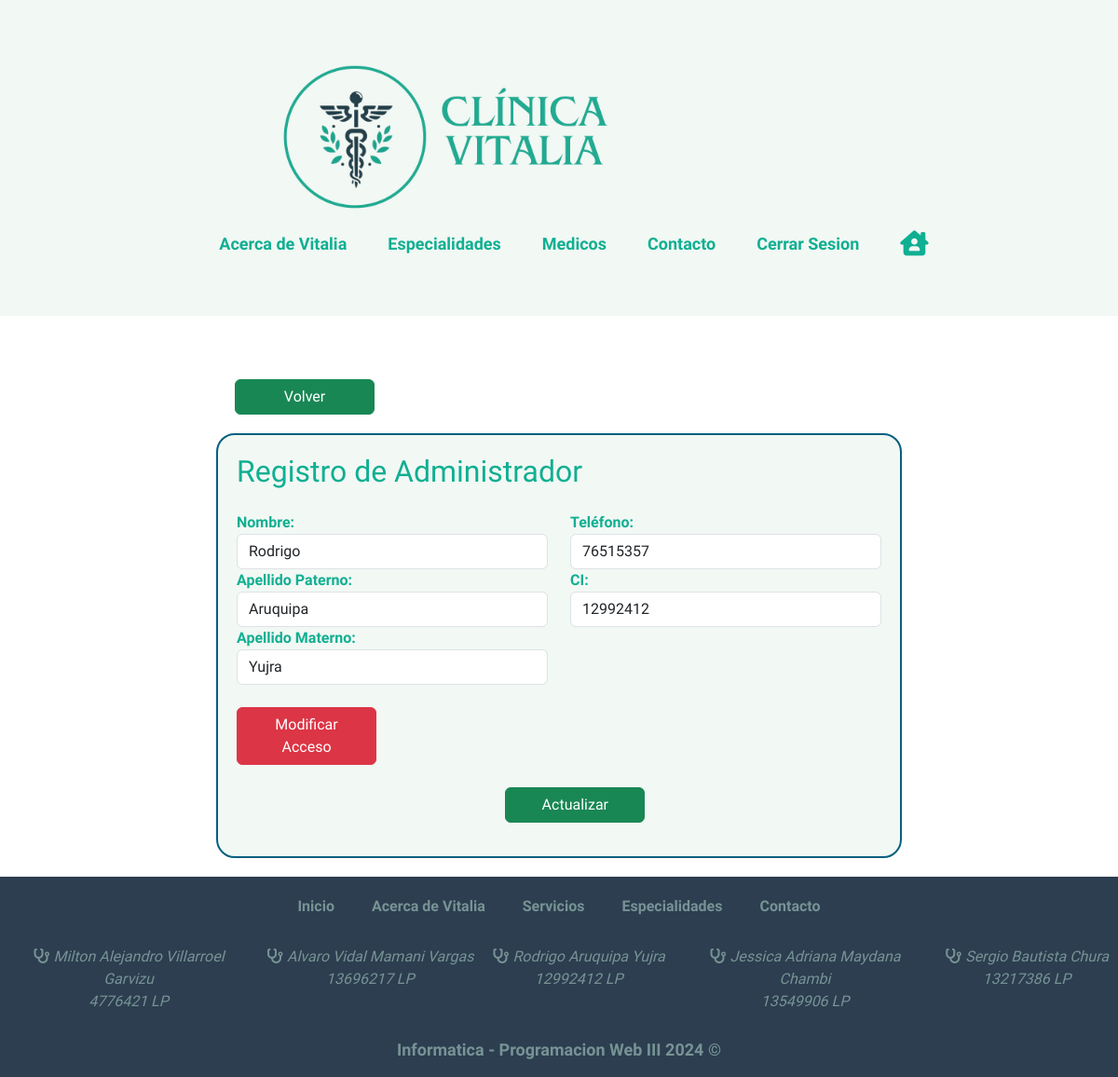
Page /admin/administradores/modificar.php?idAdministrador=1 (signed in) on the committed database.
### tables this page shows
CREATE TABLE `administrador` (
  `idAdministrador` int(11) NOT NULL,
  `aNombre` varchar(45) NOT NULL,
  `aPaterno` varchar(45) NOT NULL,
  `aMaterno` varchar(45) NOT NULL,
  `aTelefono` varchar(45) NOT NULL,
  `aCi` varchar(45) NOT NULL,
  `email` varchar(80) NOT NULL,
  `pasword` char(65) NOT NULL,
  `estado` varchar(20) NOT NULL DEFAULT 'Activo'
);

### admin/administradores/modificar.php (the view, shortened to what this page needs)
<?php
    $db=conectarDB();
    $idAdministrador=$_GET['idAdministrador'];
    $sql="SELECT * FROM administrador WHERE idAdministrador=$idAdministrador";
    $resultado=mysqli_query($db,$sql);
    if($resultado->num_rows>0){
        $paciente=mysqli_fetch_assoc($resultado);
        $aNombre    =   $paciente["aNombre"];
        $aPaterno   =   $paciente["aPaterno"];
        $aMaterno   =   $paciente["aMaterno"];
        $aTelefono  =   $paciente["aTelefono"];
        $aCi        =   $paciente["aCi"];
    }
?>
<div class="container mt-5">
    <div class="row justify-content-center">
        <div class="col-md-8">
            <a style="margin: 20px;" href="/clinica/admin/administradores/listado.php" class="btn btn-success">Volver</a>
            <div class="formulario">
                <h2 class="mb-4">Registro de Administrador</h2>
                <form action="modificarAdministrador.php" method="post">
                    <div class="row">
                        <div class="col-md-6">
                            <div class="form-group">
                                <label for="aNombre">Nombre:</label>
                                <input type="text" class="form-control" id="aNombre" name="aNombre" value="<?=$aNombre?>"required>
                            </div>
                            <div class="form-group">
                                <label for="aPaterno">Apellido Paterno:</label>
                                <input type="text" class="form-control" id="aPaterno" name="aPaterno" value="<?=$aPaterno?>">
                            </div>
                            <div class="form-group">
                                <label for="aMaterno">Apellido Materno:</label>
                                <input type="text" class="form-control" id="aMaterno" name="aMaterno" value="<?=$aMaterno?>">
                            </div>
                        </div>
                        <div class="col-md-6">
                            <div class="form-group">
                                <label for="aTelefono">Teléfono:</label>
                                <input type="tel" class="form-control" id="aTelefono" name="aTelefono" value="<?=$aTelefono?>" required>
                            </div>
                            <div class="form-group">
                                <label for="aCi">CI:</label>
                                <input type="text" class="form-control" id="aCi" name="aCi" value="<?=$aCi?>" required>
                            </div>
                        </div>
                    </div>
                    <div class="row">
                        <div class="form-group col-md-6">
                            <br>
                            <button type="button" class="btn btn-danger" data-bs-toggle="modal" data-bs-target="#password">
                                Modificar Acceso
                            </button>
                        </div>
                    </div>
                    <br>
                    <button type="submit" class="btn btn-success offset-md-5">Actualizar</button>
                </form>
            </div>
        </div>
    </div>
</div>

### paginas/acercade/estilode1.css (style rules this page uses)
:root { --color-azul-claro: #5DADE2; --color-blanco: #FFFFFF; --color-gris-verdoso: #2C3E50; --color-gris: #779394; --color-verde-azul: #065f7f; --color-verde-oscuro: #10af92; --color-verde: #7DCEA0; --color-azul: #3498DB; --color-blancomedico: #F2F8F4; }

### paginas/medicos/css/style.css (style rules this page uses)
:root { --color-azul-claro: #5DADE2; --color-blanco: #FFFFFF; --color-gris-verdoso: #2C3E50; --color-gris: #779394; --color-verde-azul: #065f7f; --color-verde-oscuro: #10af92; --color-verde: #7DCEA0; --color-azul: #3498DB; --color-blancomedico: #F2F8F4; }

### paginas/contacto/style.css (style rules this page uses)
:root { --color-azul-claro: #5DADE2; --color-blanco: #FFFFFF; --color-gris-verdoso: #2C3E50; --color-gris: #779394; --color-verde-azul: #065f7f; --color-verde-oscuro: #10af92; --color-verde: #7DCEA0; --color-azul: #3498DB; --color-blancomedico: #F2F8F4; }

### build/css/estilos.css (style rules this page uses)
:root { --color-azul-claro: #5DADE2; --color-blanco: #FFFFFF; --color-gris-verdoso: #2C3E50; --color-gris: #779394; --color-verde-azul: #065f7f; --color-verde-oscuro: #10af92; --color-verde: #7DCEA0; --color-azul: #3498DB; --color-blancomedico: #F2F8F4; }
.btn { width: 150px; }

### admin/administradores/modificar.php (style rules this page uses)
.formulario { margin-bottom: 20px; padding:20px; background-color: #F2F8F4; color:var(--color-verde-oscuro); font-weight:bold; border: 2px solid var(--color-verde-azul); border-radius: 20px; }

### rows in the picture
administrador: aNombre "Rodrigo", aPaterno "Aruquipa", aMaterno "Yujra", aTelefono "76515357", aCi "12992412"
